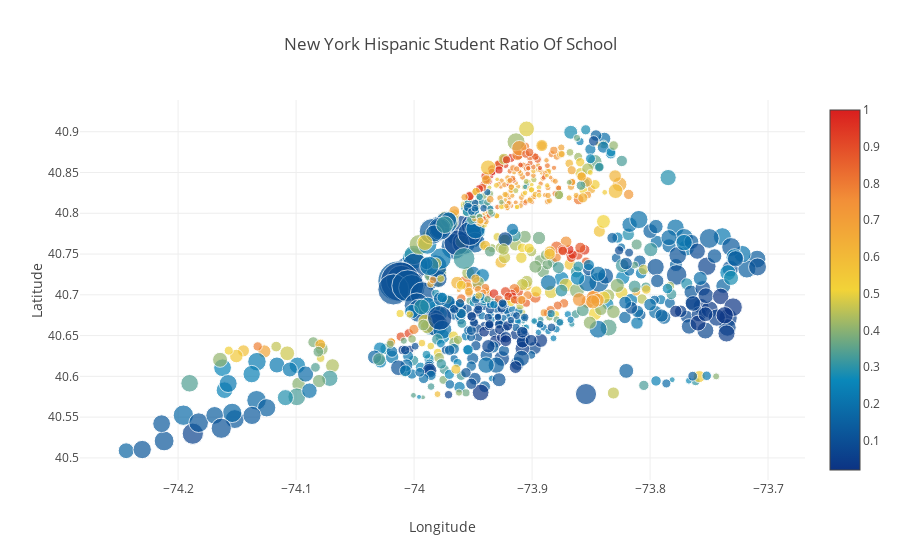

The notebook cell saved with this chart:
### Markdown cell above
Upper New York contains most of the Schools with Hispanics
Majority of the hispanic population are living in Upper New York. Again, notice how there are a few Hispanics in Central New York while there are a majority of Blacks in Central New York.

### Code cell
data = [
    {
        'x': df["Longitude"],
        'y': df["Latitude"],
        'text': df["School Name"],
        'mode': 'markers',
        'marker': {
            'color': df["Percent Hispanic"],
            'size': df["School Income Estimate"]/4500,
            'showscale': True,
            'colorscale':'Portland'
        }
    }
]

layout= go.Layout(
    title= 'New York Hispanic Student Ratio Of School',
    xaxis= dict(
        title= 'Longitude'
    ),
    yaxis=dict(
        title='Latitude'
    )
)
fig = go.Figure(data=data, layout=layout)
iplot(fig, filename='scatter_hover_labels')

### Figure 1 — Plotly figure (JSON) as saved in the notebook; plotly's stock layout.template omitted (floating-point values rounded to 4 significant figures; data arrays with more than 128 entries replaced by an {"elided": "..."} marker saying what was removed)
{"data": [{"marker": {"color": {"elided": "1272 float values"}, "colorscale": "Portland", "showscale": true, "size": {"elided": "1272 float values"}}, "mode": "markers", "text": {"elided": "1272 str values"}, "type": "scatter", "uid": "2ca65d4b-2d05-408a-934d-9d5bbe641598", "x": {"elided": "1272 float values"}, "y": {"elided": "1272 float values"}}], "layout": {"title": {"text": "New York Hispanic Student Ratio Of School"}, "xaxis": {"title": {"text": "Longitude"}}, "yaxis": {"title": {"text": "Latitude"}}}}
